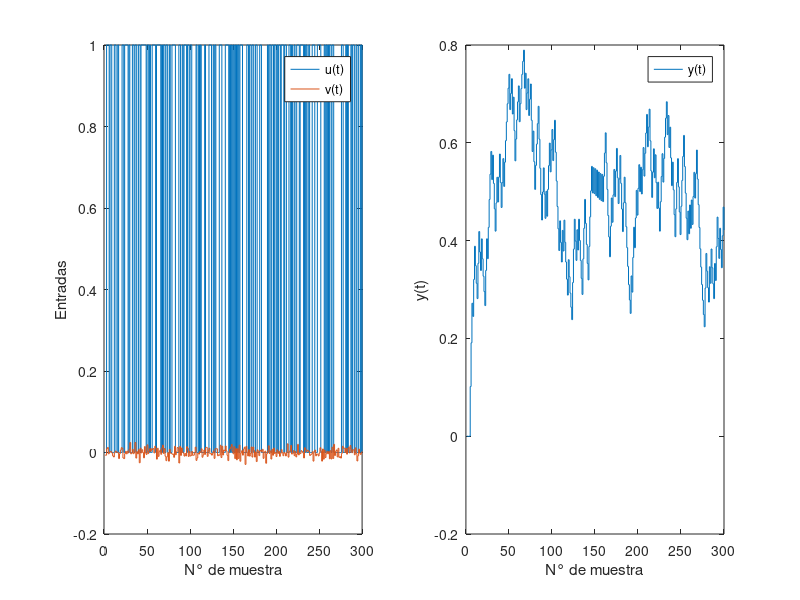

Recreate this plot in MATLAB. (Note: this script raises an error after producing the figure.)
%% Parámetros
a = 0.9;
b = 0.1;
c = 0.1;


%% Definición de u(t)
NN = 300;  % 300 muestras
rng(100);  % Seed = 100
u = randi([0 1],NN,1);  % prbs

% t = (1:1:300)';
% figure
% stairs(t, u)

%% Definición de v(t)
% sigma = 0.1
sigma = 0.01;
rng(100);  % Seed = 100

%v = sigma * wgn(NN,1,1);
v = sigma*randn(NN,1);

mean(v)
std(v)

%% Obtención de y(t)

d = 1;

y = zeros(NN,1);
y(1) = 0;  % Condición inicial
for t = (d+1:NN-1)
    y(t+1) = a*y(t) + b*u(t-d) + c*v(t);
end

t = (1:1:300);
figure
subplot(1,2,1)
stairs(t, [u,v])
legend({'u(t)', 'v(t)'})
xlabel('N° de muestra') 
ylabel('Entradas') 
subplot(1,2,2)
stairs(t, y)
legend({'y(t)'})
xlabel('N° de muestra') 
ylabel('y(t)') 


%% One shot
N = 200;
ventana = 100;
d_test = 1;

theta_hat_1 = one_shot(y,u,v,d_test,N,ventana);

tt = (1+d_test:N-ventana);
figure
stairs(tt,theta_hat_1)
title('Estimación de valores de \theta (one shot)')
legend({'a(t)','b(t)','c(t)'})
xlabel('N° de muestra')
ylabel('Estimación de \theta(t)')

theta_est_1 = mean(theta_hat_1)

%% Cálculo de error

error = calcular_error(y, u, v, theta_est_1, d_test);
ttt = (201:300);

ISE = sum(error.^2)
RMSE = sqrt(mean(error.^2))

figure
plot(ttt,error)
title('Error de estimación (one shot)')
legend({'Error = y_{real} - y_{estimado}'})
xlabel('N° de muestra')
ylabel('Error de estimación') 



%% Recursiva
N = 200;
lambda = 0.9;
d_test = 2;
theta_hat = recursiva(lambda, y, u, v, d_test, N);

theta_est = sum(theta_hat(1+d_test+1:N,:))/(N-(1+d_test+1))

% Gráfico (recursiva)
tt = (1:N);
figure
stairs(tt,theta_hat)
title(['Estimación de valores de \theta (recursivo con \lambda = ', num2str(lambda), ')'])
legend({'a(t)','b(t)','c(t)'})
xlabel('N° de muestra')
ylabel('Estimación de \theta(t)')

%% Cálculo de error
error = calcular_error(y, u, v, theta_est, d_test);
ttt = (201:300);

ISE = sum(error.^2)
RMSE = sqrt(mean(error.^2))

figure
plot(ttt,error)
title(['Error de estimación (recursivo con \lambda = ', num2str(lambda), ')'])
legend({'Error = y_{real} - y_{estimado}'})
xlabel('N° de muestra')
ylabel('Error de estimación') 

%% Cálculos para d = 1
d = 1;

fprintf('\n--------  sigma = 0.01  --------\n');
sigma = 0.01; lambda = 1; d_test = 1; 
mostrar_datos(sigma, lambda, d_test, d, 1);

sigma = 0.01; lambda = 0.99; d_test = 1; 
mostrar_datos(sigma, lambda, d_test, d, 1);

sigma = 0.01; lambda = 0.95; d_test = 1; 
mostrar_datos(sigma, lambda, d_test, d, 1);

sigma = 0.01; lambda = 0.9; d_test = 1; 
mostrar_datos(sigma, lambda, d_test, d, 1);


fprintf('\n--------  sigma = 0.1  --------\n');
sigma = 0.1; lambda = 1; d_test = 1; 
mostrar_datos(sigma, lambda, d_test, d, 1);

sigma = 0.1; lambda = 0.99; d_test = 1; 
mostrar_datos(sigma, lambda, d_test, d, 1);

sigma = 0.1; lambda = 0.95; d_test = 1; 
mostrar_datos(sigma, lambda, d_test, d, 1);

sigma = 0.1; lambda = 0.9; d_test = 1; 
mostrar_datos(sigma, lambda, d_test, d, 1);


fprintf('\n--------  sigma = 1  --------\n');
sigma = 1; lambda = 1; d_test = 1; 
mostrar_datos(sigma, lambda, d_test, d, 1);

sigma = 1; lambda = 0.99; d_test = 1; 
mostrar_datos(sigma, lambda, d_test, d, 1);

sigma = 1; lambda = 0.95; d_test = 1; 
mostrar_datos(sigma, lambda, d_test, d, 1);

sigma = 1; lambda = 0.9; d_test = 1; 
mostrar_datos(sigma, lambda, d_test, d, 1);


%% Imprimir datos para crear tablas en Latex

d = 1
sigma = 0.01
imprimir_datos_latex(d,sigma);
sigma = 0.1
imprimir_datos_latex(d,sigma);
sigma = 1
imprimir_datos_latex(d,sigma);

d = 2
sigma = 0.01
imprimir_datos_latex(d,sigma);
sigma = 0.1
imprimir_datos_latex(d,sigma);
sigma = 1
imprimir_datos_latex(d,sigma);

d = 3
sigma = 0.01
imprimir_datos_latex(d,sigma);
sigma = 0.1
imprimir_datos_latex(d,sigma);
sigma = 1
imprimir_datos_latex(d,sigma);


%% Funciones

function theta_hat = one_shot(y,u,v,d_test,N,ventana)
    
    L = 3;
    datos_totales = N - ventana - (d_test);
    theta_hat = zeros(datos_totales,L);
    
    for i=(1:datos_totales)
        valor_inicial = i+d_test+1; 
        theta_hat(i,:) = one_shot_1_ventana(y,u,v,d_test,ventana,valor_inicial)';
    end
    
end

function theta = one_shot_1_ventana(y,u,v,d_test,ventana, valor_inicial)
    L = 3;
    theta = zeros(L,1);
    
    matriz = zeros(L,L);
    vector = zeros(L,1);
    
    for j=valor_inicial:valor_inicial+ventana-1
        phi_T_k = [-y(j-1) u(j-d_test-1) v(j-1)];
        phi_k = phi_T_k';
        
        matriz = matriz + phi_k*phi_T_k;
        vector = vector + phi_k*y(j);
    end
    theta = matriz\vector;
    
end


function theta_hat = recursiva(lambda, y, u, v, d_test, N)
    na = 1;  % Orden del sistema
    nb = 1;  % Retardo máximo en los u(t-d) para y(t)
    nc = 1;  % Retardo máximo en los v(t) para y(t)
    L = na+nb+nc;
    P = (10^6)*eye(L);

    theta_hat = zeros(N,L);

    for k = (d_test+1+nb:N)
        phi_k = [];
        for a = (1:na)
            phi_k = [phi_k -y(k-a)];
        end
        for b = (1:nb)
            phi_k = [phi_k u(k-d_test-b)];
        end
        for c = (1:nc)
            phi_k = [phi_k v(k-c)];
        end
        phi_k = phi_k';

        P_ant = P;
        num_P = P_ant*(phi_k)*(phi_k)'*P_ant;
        den_P = lambda + (phi_k)'*P_ant*(phi_k);
        P = 1/lambda *(P_ant - num_P/den_P);

        num_H = P_ant*phi_k;
        den_H = lambda + (phi_k)'*P_ant*(phi_k);
        H = num_H/den_H;

        theta_hat(k,:) = theta_hat(k-1,:) + (H*(y(k) - (phi_k)'*(theta_hat(k-1,:))'))';

    end

end


function error = calcular_error(y,u,v,th,d_est)
    
    y_pred = zeros(300);
    % y_pred(1:200) = y(1:200);
    a_est = th(1);
    b_est = th(2);
    c_est = th(3);


    for t = (200:299)
        y_pred(t+1) = -a_est*y_pred(t) + b_est*u(t-d_est) + c_est*v(t);
    end

    error = y(201:300)' - y_pred(201:300);

end


function a = mostrar_datos(sigma, lambda, d_test, d, latex)
    a = 0.9;
    b = 0.1;
    c = 0.1;

    NN = 300;  % 300 muestras
    rng(100);  % Seed = 100
    u = randi([0 1],NN,1);  % prbs
    rng(100);  % Seed = 100
    v = sigma*randn(NN,1);
    
    y = zeros(NN,1);
    y(1) = 0;  % Condición inicial
    for t = (d+1:NN-1)
        y(t+1) = a*y(t) + b*u(t-d) + c*v(t);
    end
    

    N = 200;
    theta_hat = recursiva(lambda, y, u, v, d_test, N);

    theta_est = sum(theta_hat(1+d_test+1:N,:))/(N-(1+d_test+1));
    error = calcular_error(y, u, v, theta_est, d_test);
    
    ISE = sum(error.^2);
    RMSE = sqrt(mean(error.^2));
    
    if (latex == 1)
        fprintf('$RLS$ & %d & - & %f & %f & %f \\\\ \\hline', [d_test, lambda, ISE, RMSE]);
        fprintf('\n');
    else
        fprintf('\n');fprintf('sigma = %f , lambda = %f, d_real = %d, d_test = %d', [sigma, lambda,d,d_test]);
        fprintf('\n');
        fprintf('ISE = %f, RMSE = %f', [ISE, RMSE]);

        fprintf('\n');


        fprintf('%f & %f & %d & %f & %f', [sigma, lambda, d_test, ISE, RMSE]);
        fprintf('\n');
    end
    
    
end

function a = mostrar_datos_oneshot(sigma, ventana, d_test, d)
    a = 0.9;
    b = 0.1;
    c = 0.1;

    NN = 300;  % 300 muestras
    rng(100);  % Seed = 100
    u = randi([0 1],NN,1);  % prbs
    rng(100);  % Seed = 100
    v = sigma*randn(NN,1);
    
    y = zeros(NN,1);
    y(1) = 0;  % Condición inicial
    for t = (d+1:NN-1)
        y(t+1) = a*y(t) + b*u(t-d) + c*v(t);
    end
    
    N = 200;

    theta_hat_1 = one_shot(y,u,v,d_test,N,ventana);
    
    theta_est_1 = mean(theta_hat_1);
    
    error = calcular_error(y, u, v, theta_est_1, d_test);

    ISE = sum(error.^2);
    RMSE = sqrt(mean(error.^2));
    
    fprintf('\\textit{One Shot} & %d & %d & - & %f & %f \\\\ \\hline', [d_test, ventana, ISE, RMSE]);
    fprintf('\n');

end

function a = imprimir_datos_latex(d,sigma)
    a = 1;
    ventana = 100;
    
    fprintf('\\begin{table}[]\n\\begin{tabular}{|1|l|l|l|l|l|}\n\\hline\n');
    fprintf('Método & $\\hat{d}$ & N & $\\lambda$ & ISE & RMSE \\\\ \\hline\n');
    
    d_test = 1;
    
    mostrar_datos_oneshot(sigma, ventana, d_test, d);
    
    lambda = 1; 
    mostrar_datos(sigma, lambda, d_test, d, 1);
    lambda = 0.99; 
    mostrar_datos(sigma, lambda, d_test, d, 1);
    lambda = 0.95; 
    mostrar_datos(sigma, lambda, d_test, d, 1);
    lambda = 0.9; 
    mostrar_datos(sigma, lambda, d_test, d, 1);
    
    d_test = 2;
    
    mostrar_datos_oneshot(sigma, ventana, d_test, d);
    
    lambda = 1; 
    mostrar_datos(sigma, lambda, d_test, d, 1);
    lambda = 0.99; 
    mostrar_datos(sigma, lambda, d_test, d, 1);
    lambda = 0.95; 
    mostrar_datos(sigma, lambda, d_test, d, 1);
    lambda = 0.9; 
    mostrar_datos(sigma, lambda, d_test, d, 1);
    
    d_test = 3;
    
    mostrar_datos_oneshot(sigma, ventana, d_test, d);
    
    lambda = 1; 
    mostrar_datos(sigma, lambda, d_test, d, 1);
    lambda = 0.99; 
    mostrar_datos(sigma, lambda, d_test, d, 1);
    lambda = 0.95; 
    mostrar_datos(sigma, lambda, d_test, d, 1);
    lambda = 0.9; 
    mostrar_datos(sigma, lambda, d_test, d, 1);

    
    fprintf('\\end{tabular}\n\\end{table}\n');

end